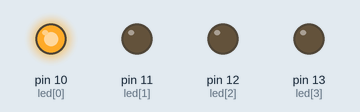
Bench run of a sketch on a simulated Arduino Uno, built with avr-gcc and run on an emulated ATmega328P. Shown: output pins drawn as LEDs (lit = HIGH).

Above: at 0.5 s.
At 1.5 s:
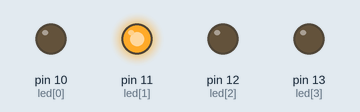
At 2.5 s:
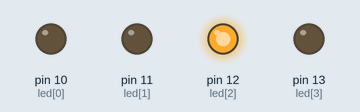
At 3.5 s:
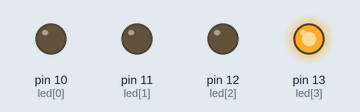
Timing chart, 0 to 5.2 s (numbered marks = the images above):
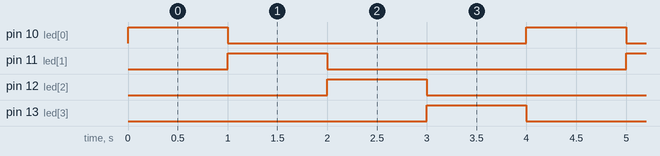

Measured:
- by itself, pin 10 (led[0]), pin 11 (led[1]), pin 12 (led[2]), pin 13 (led[3]): alternates HIGH for 1.0 s and LOW for 3.0 s
- by itself, everything shown: repeats every 4.0 s, in 4 steps

The sketch:

B101.ino
```cpp
int led[] = {10,11,12,13};
int i;
int j=0;
void setup() {
  for(i=0;i<4;i++)
  {
    pinMode(led[i], OUTPUT);
  }
}

void loop() {
  for(i=0;i<4;i++)
  {
    digitalWrite(led[i],LOW);
  }
  digitalWrite(led[j], HIGH);
  delay(1000);
  j++;
  if(j==4)
    j=0;
}
```
